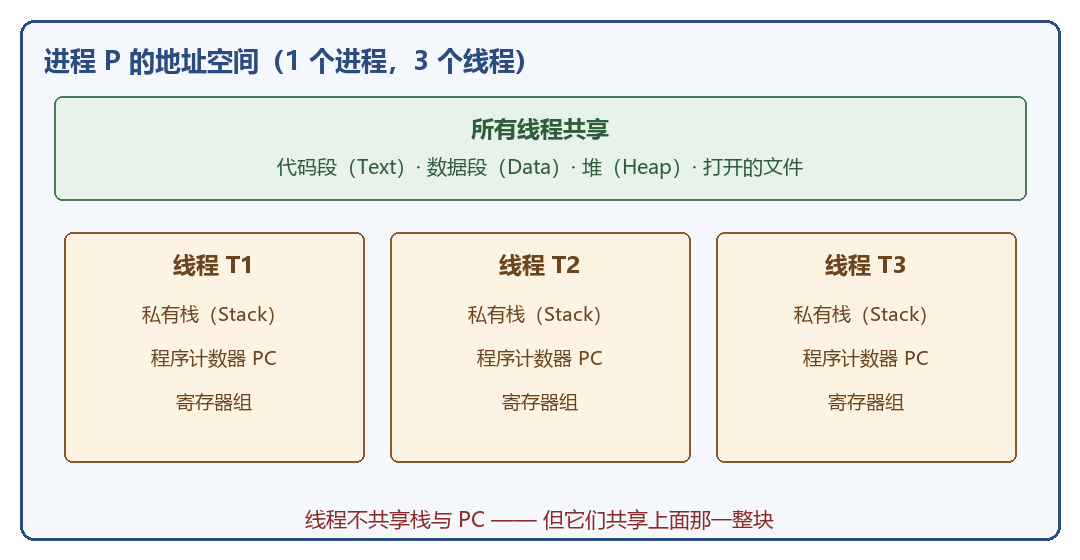
#> input picture demo/seed/data/question_bank/images/demo_q1.png, 1080 x 560 px
$ python -i question_bank.py   (imports and definitions only)
#> lines starting #> are read from the running program, lines starting #| are printed output that depends on the picture; after the words box and inside, x2 and y2 are one past the last pixel; in counts of white or black regions, pixels touching at a corner belong together
### config.py
"""全局配置 - 统一管理环境变量

所有模块通过 `from config import xxx` 获取配置，不直接调用 os.getenv。
.env 文件由 load_dotenv() 加载，缺失必填项时启动即报错。
"""

import os
from dotenv import load_dotenv

load_dotenv()


def _require(name: str) -> str:
    """读取必填环境变量，缺失时抛出明确错误"""
    val = os.getenv(name)
    if not val:
        raise EnvironmentError(f"环境变量 {name} 未设置，请在 .env 文件中配置")
    return val


def _optional(name: str, default: str = "") -> str:
    """读取可选环境变量，缺失时返回默认值"""
    return os.getenv(name, default)


# ============================================================
# 应用版本
# ============================================================

# 唯一真源：与 git tag / GitHub Release / CHANGELOG.md 三者对齐。
#
# 原来版本号只硬编码在 course_agent/server.py 的 FastAPI(version="3.0") 里，
# 周围没有一句说明，也没有对应的 tag 或释出记录 —— 一个自称 3.0 的 API
# 却查不到任何版本历史。现在收到这里，发版只改一处。
APP_VERSION = _optional("APP_VERSION", "1.11.2")


# ============================================================
# 文件落盘位置
# ============================================================

# 对话导出目录（/chat/export 落地处）。
# 原先是写死的 `<项目>/exports`，用户没法改 —— 而导出的是**自己的对话记录**，
# 想放到别处（笔记目录、同步盘）是很自然的需求。
#
# 相对路径按项目根解析（默认 "exports" 保持原行为不变）；也可以填绝对路径，
# 例如：EXPORT_DIR=D:\我的笔记\对话记录
EXPORT_DIR = _optional("EXPORT_DIR", "exports")

# 知识库导入：是否允许从 data/ 之外的路径导入（默认允许）
#
# 允许时 `/kb/add` 会把 data/ 之外的文件**复制进** data/ 再入库；
# 关掉则一律 403（修复前的行为）。
# **上传接口 `/kb/upload` 不受这个开关影响** —— 那条路的内容经 HTTP 过来，
# 服务端不去读你机器上的任意路径，永远安全，推荐优先用它。
#
# ⚠️ 安全权衡（必须知情）：开着这个开关 + `AUTH_ENFORCE=false` + 端口对外可达
# = 调用者能把机器上任意可读文件灌进知识库，再用 `/kb/search` 把内容读出来。
# 这正是 Week9 修过的那条攻击链（任意文件入库 → 检索外泄），现在被**有意放开**
# 以便"从任何位置导入"。对外部署时请二选一：打开 AUTH_ENFORCE，或把这里设为 false。
KB_IMPORT_ALLOW_OUTSIDE = _optional("KB_IMPORT_ALLOW_OUTSIDE", "true").lower() == "true"


# ============================================================
# 智谱 API
# ============================================================

ZHIPU_API_KEY = _require("ZHIPU_API_KEY")
#> further down, picture is the input picture: PIL image 1080x560 RGB; mean R, G, B 235.3, 235.1, 229.9
ZHIPU_CHAT_URL = _optional("ZHIPU_CHAT_URL", "https://open.bigmodel.cn/api/paas/v4/chat/completions")
ZHIPU_EMBEDDING_URL = _optional("ZHIPU_EMBEDDING_URL", "https://open.bigmodel.cn/api/paas/v4/embeddings")
ZHIPU_MODEL = _optional("ZHIPU_MODEL", "glm-4-flash")

# ============================================================
# DeepSeek API
# ============================================================

DEEPSEEK_API_KEY = _optional("DEEPSEEK_API_KEY", "")
DEEPSEEK_CHAT_URL = _optional("DEEPSEEK_CHAT_URL", "https://api.deepseek.com/chat/completions")

# ============================================================
# Agent 参数
# ============================================================

LLM_TEMPERATURE = float(_optional("LLM_TEMPERATURE", "0.9"))
MAX_TOOL_STEPS = int(_optional("MAX_TOOL_STEPS", "10"))
CHUNK_SIZE = int(_optional("CHUNK_SIZE", "300"))
CHUNK_OVERLAP = int(_optional("CHUNK_OVERLAP", "50"))
EMBEDDING_BATCH_SIZE = int(_optional("EMBEDDING_BATCH_SIZE", "20"))

# ============================================================
# 日志
# ============================================================

LOG_LEVEL = _optional("LOG_LEVEL", "INFO").upper()
LOG_FILE = _optional("LOG_FILE", "")

# ============================================================
# API 认证
# ============================================================

# API Key（为空则不开启认证，开发模式）
API_KEY = _optional("API_KEY", "")

# 管理密码：/auth/login 用它换取 JWT。
#
# 原来 /auth/login 完全不看 password —— 任意用户名 + 任意密码都能换到 token，
# 于是"需要鉴权"的写接口（/kb/add 等）对匿名者等于不设防：
# 先换一个 JWT，再拿它去打任意路径入库。
# 现在：未配置 ADMIN_PASSWORD 时登录返回 503（fail closed），不再无条件签发。
ADMIN_PASSWORD = _optional("ADMIN_PASSWORD", "")

# 是否强制鉴权。
#
# 默认 **false** —— 这是本地学习项目的真实用法：服务只绑 127.0.0.1，
# 外面访问不到，日常每次输密码的摩擦换不来实际安全增益。
#
# 关掉它并不等于"裸奔"：真正危险的那条链（/kb/add 任意文件入库 → /kb/search 外泄）
# 靠的是**处理函数内部的路径校验** `resolve_within_data()`，与鉴权完全解耦，
# 关掉鉴权后仍然会 403 拒绝 data/ 之外的文件（tests/test_server_security.py 有守卫）。
#
# 对外部署前请设 AUTH_ENFORCE=true，并配置 ADMIN_PASSWORD（登录用）或 API_KEY（服务间调用）。
AUTH_ENFORCE = _optional("AUTH_ENFORCE", "false").lower() == "true"

# JWT 配置
# 说明: 这里保留"未配置"和"已配置"的区别，供 auth.py 判断是否开启 JWT 认证。
#       原来写成 `_optional("JWT_SECRET", "") or _secrets.token_hex(32)`，
#       空值时自动生成随机密钥，导致 auth.py 里 `if not JWT_SECRET: 跳过认证`
#       永远是 False —— 文档说"为空则不开启"，实际是所有鉴权接口 401。
#       现在: 显式配置才开启 JWT；未配置时由 auth.py 走"仅 API Key"模式。
JWT_SECRET = _optional("JWT_SECRET", "")
JWT_SECRET_IS_CONFIGURED = bool(JWT_SECRET)
JWT_ALGORITHM = _optional("JWT_ALGORITHM", "HS256")
JWT_EXPIRE_MINUTES = int(_optional("JWT_EXPIRE_MINUTES", "60"))

if not JWT_SECRET:
    # 开发环境仍可签发/校验 token（用进程级随机密钥），但会明确告知
    import secrets as _secrets

    JWT_SECRET = _secrets.token_hex(32)
    JWT_SECRET_IS_EPHEMERAL = True
else:
    JWT_SECRET_IS_EPHEMERAL = False

# ============================================================
# 限流
# ============================================================

# 每分钟每个 IP 最多请求数（0 表示不限制）
RATE_LIMIT_PER_MINUTE = int(_optional("RATE_LIMIT_PER_MINUTE", "0"))

# ============================================================
# 对话记忆管理
# ============================================================

# 最大消息条数（滑动窗口：超过就裁剪老消息）
MAX_MESSAGES = int(_optional("MAX_MESSAGES", "20"))

# 启用对话摘要压缩（老消息太多时用 LLM 总结成摘要）
ENABLE_SUMMARY = _optional("ENABLE_SUMMARY", "true").lower() == "true"

# 超过多少条消息后触发摘要（需要 ENABLE_SUMMARY=true）
SUMMARY_THRESHOLD = int(_optional("SUMMARY_THRESHOLD", "30"))

# 摘要后保留最近几轮对话（不被摘要掉）
SUMMARY_KEEP_LAST_N = int(_optional("SUMMARY_KEEP_LAST_N", "10"))

# ============================================================
# 检索相关度阈值
# ============================================================

# 判定"知识库是否有相关内容"的绝对余弦相似度阈值。
# 用途: rag_tool.search_knowledge 决定是否补充搜课本 / 是否提示调用 web_search。
#
# 这个值必须作用在**绝对**相似度上，不能作用在混合检索的归一化融合分上 ——
# 融合分是按最大值归一化的，排名第一的结果恒 ≥ 0.6，拿它比 0.3 永远不成立。
#
# 取值依据（debug/check_threshold.py，域内/域外各 12 条查询实测）:
#   换算成余弦相似度后  域内最低 0.665，域外最高 0.524
#   0.55 可把 24 条样本 100% 分开
RELEVANCE_THRESHOLD = float(_optional("RELEVANCE_THRESHOLD", "0.55"))

### course_agent/question_bank.py
"""习题库构建模块

从往年试卷 PDF 中提取题目，生成结构化习题库。

流程:
  1. PyMuPDF 定位题号 → 确定每道题的页面坐标范围
  2. 截取题目区域为图片（保留排版、表格、图表）
  3. 有图表/表格的题 → VLM 描述 → LLM 生成答案
     纯文字题 → LLM 直接生成答案
  4. 输出 JSON + 对比报告 HTML

用法:
  from course_agent.question_bank import build_question_bank
  build_question_bank("data/操作系统/往年题/xxx.pdf")

  或命令行:
  python -m course_agent.question_bank data/操作系统/往年题/
"""

import json
import re
import time
import base64
import io
import requests
from pathlib import Path
import pymupdf
from PIL import Image

from config import ZHIPU_API_KEY, ZHIPU_CHAT_URL

VLM_MODEL = "glm-4v-flash"
LLM_MODEL = "glm-4-flash"

DATA_DIR = Path("data")
QUESTION_BANK_DIR = DATA_DIR / "question_bank"
IMAGE_DIR = QUESTION_BANK_DIR / "images"

PAGE_HEADER_Y = 60
PAGE_FOOTER_Y = 780
VECTOR_DRAW_THRESHOLD = 3

# 课程清单的真相源是 data/ 下的目录（见 course_agent/courses.py），这里只是投影
COURSE_DIRS = {p.parent.name: p for p in sorted(DATA_DIR.glob("*/往年题")) if p.is_dir()}

DEFAULT_COURSE_PROMPT = (
    "你是一位大学课程教师。下面是一道考试题的文字内容。\n"
    "请生成参考答案并分类，输出 JSON 对象：\n"
    '1. "type"：选择题 / 简答题 / 综合题 / 分析题\n'
    '2. "answer"：选择题只填字母；判断题只填"对"/"错"；填空题填内容；综合题填 null\n'
    '3. "reference_points"：要点数组，每条一句完整的话\n'
    '4. "topic"：知识点\n'
    '5. "sub_questions"：综合题拆成 [{"label": "(1)", "answer": "..."}]；选择题填 null\n'
)

COURSE_PROMPTS = {
    "操作系统": (
        "你是操作系统课程教师。下面是一道操作系统考试题的文字内容。\n"
        "请生成参考答案并分类。输出 JSON 对象，包含以下字段:\n\n"
        '1. "type": 题型 "选择题" / "简答题" / "综合题" / "分析题"\n'
        '2. "answer": 标准答案。\n'
        "   - 选择题：只填选项字母，如 \"A\"、\"B\"、\"C\"、\"D\"。不要填文字内容\n"
        "   - 判断题：只填 \"对\" 或 \"错\"（或 \"正确\" / \"错误\"），不要填 A/B/C/D 字母\n"
        "   - 填空题：填具体答案内容（数字或词语，不要填字母）\n"
        "   - 综合题/简答题：填 null（答案统一放 sub_questions 里）\n"
        '3. "reference_points": 参考答案要点数组，每条是一句完整的话\n'
        '4. "topic": 知识点分类\n'
        '5. "sub_questions": \n'
        "   - 综合题/大题：必须拆成 [{\"label\": \"(1)\", \"answer\": \"完整答案\"}]，即使只有1个小问也要拆\n"
        "   - 选择题：填 null\n\n"
        "注意:\n"
        "- 只输出 JSON，不要加 markdown 代码块\n"
        "- 如果文字不完整或有乱码，根据已有信息尽力作答\n"
        "- 综合题的 answer 字段必须为 null，答案内容全部放在 sub_questions 里"
    ),
    "计算机网络": (
        "你是计算机网络课程教师。下面是一道计算机网络考试题的文字内容。\n"
        "请生成参考答案并分类。输出 JSON 对象，包含以下字段:\n\n"
        '1. "type": 题型 "选择题" / "简答题" / "综合题" / "分析题"\n'
        '2. "answer": 标准答案。\n'
        "   - 选择题：只填选项字母，如 \"A\"、\"B\"、\"C\"、\"D\"。不要填文字内容\n"
        "   - 判断题：只填 \"对\" 或 \"错\"（或 \"正确\" / \"错误\"），不要填 A/B/C/D 字母\n"
        "   - 填空题：填具体答案内容（数字或词语，不要填字母）\n"
        "   - 综合题/简答题：填 null（答案统一放 sub_questions 里）\n"
        '3. "reference_points": 参考答案要点数组，每条是一句完整的话\n'
        '4. "topic": 知识点分类\n'
        '5. "sub_questions": \n'
        "   - 综合题/大题：必须拆成 [{\"label\": \"(1)\", \"answer\": \"完整答案\"}]，即使只有1个小问也要拆\n"
        "   - 选择题：填 null\n\n"
        "注意:\n"
        "- 只输出 JSON，不要加 markdown 代码块\n"
        "- 如果文字不完整或有乱码，根据已有信息尽力作答\n"
        "- 综合题的 answer 字段必须为 null，答案内容全部放在 sub_questions 里"
    ),
}


# ============================================================
# 1. 定位题目边界
# ============================================================

# 题型分类 -> 输出 type 名称
CATEGORY_TYPE = {"S": "综合题", "F": "填空题", "P": "判断题", "Q": "选择题"}


# [288 lines left out: functions _filter_code_line_numbers, _add_section_level_questions, locate_questions, not called in this run]


# ============================================================
# 2. 截取题目区域
# ============================================================

def trim_whitespace(img: Image.Image, threshold: int = 245) -> Image.Image:
    """裁剪图片四周的白色留白"""
#> called with threshold = 245
    gray = img.convert("L")
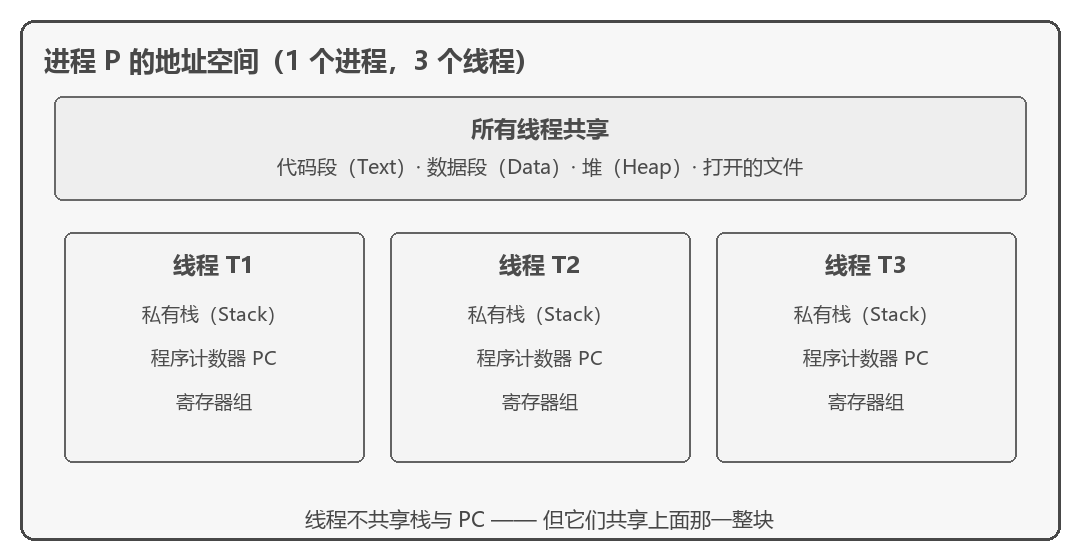
#> gray: PIL image 1080x560 L; min 71, max 255, mean 234.8
    inverted = gray.point(lambda x: 255 if x < threshold else 0)
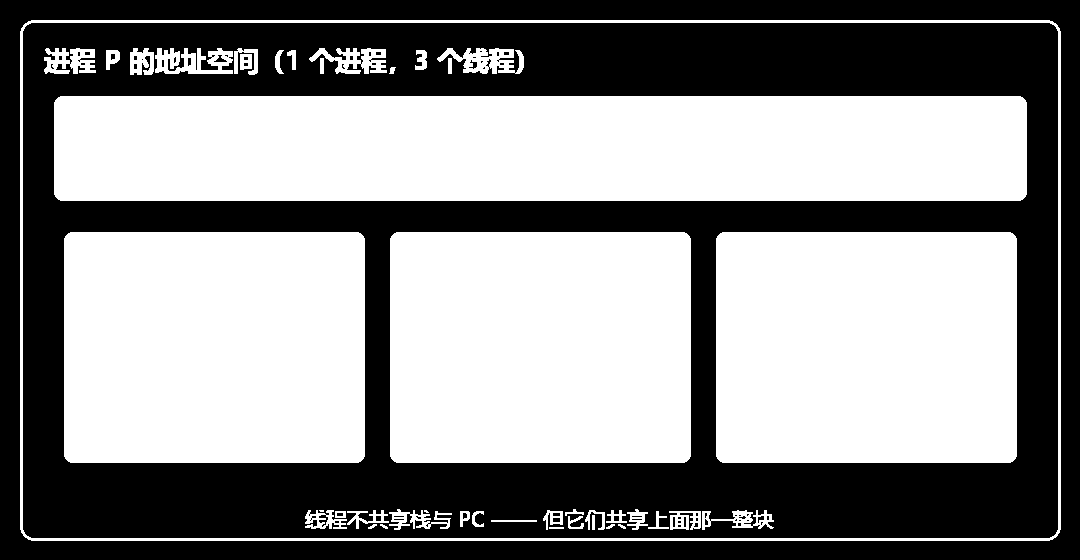
#> inverted: PIL image 1080x560 L; 54.5% white; 65 black regions (51 under 20 px), largest, box (x1, y1, x2, y2) and area: (23, 23, 1058, 538) 211656, (0, 0, 1080, 560) 62623, (214, 55, 227, 62) 42
    bbox = inverted.getbbox()
#> bbox = (20, 20, 1061, 541)
    if bbox:
        pad = 5
        left = max(0, bbox[0] - pad)
#> left = 15
        top = max(0, bbox[1] - pad)
#> top = 15
        right = min(img.width, bbox[2] + pad)
#> right = 1066
        bottom = min(img.height, bbox[3] + pad)
#> bottom = 546
        img = img.crop((left, top, right, bottom))
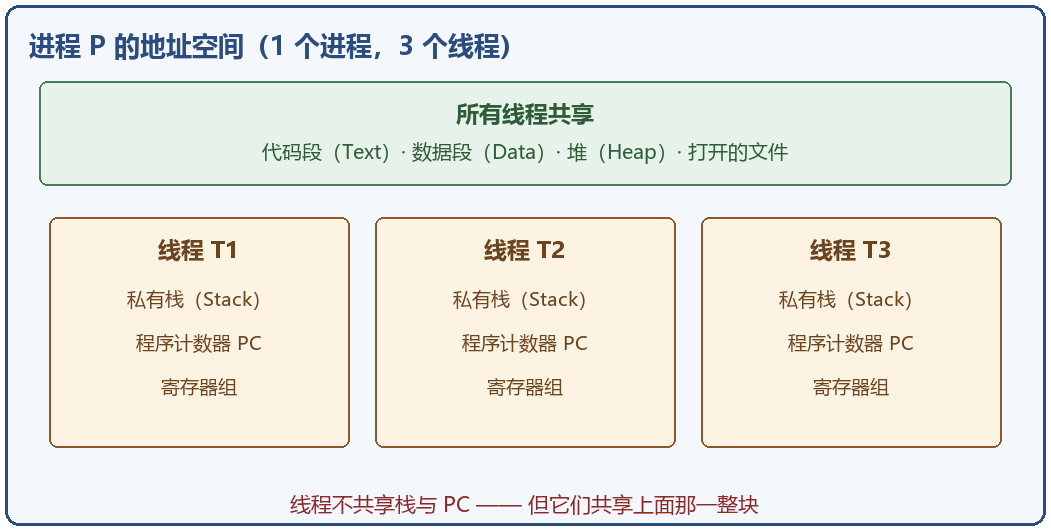
#> img: PIL image 1051x531 RGB; mean R, G, B 233.7, 233.4, 227.8
    return img


# [745 lines left out: functions crop_question, has_visual_content, _detect_course, _image_to_base64, _vlm_describe_question, _llm_generate_answer and 8 more, not called in this run]


# [10 lines not run here, left out]

>>> from PIL import Image
>>> picture = Image.open('../demo/seed/data/question_bank/images/demo_q1.png')
>>> result = trim_whitespace(picture)
